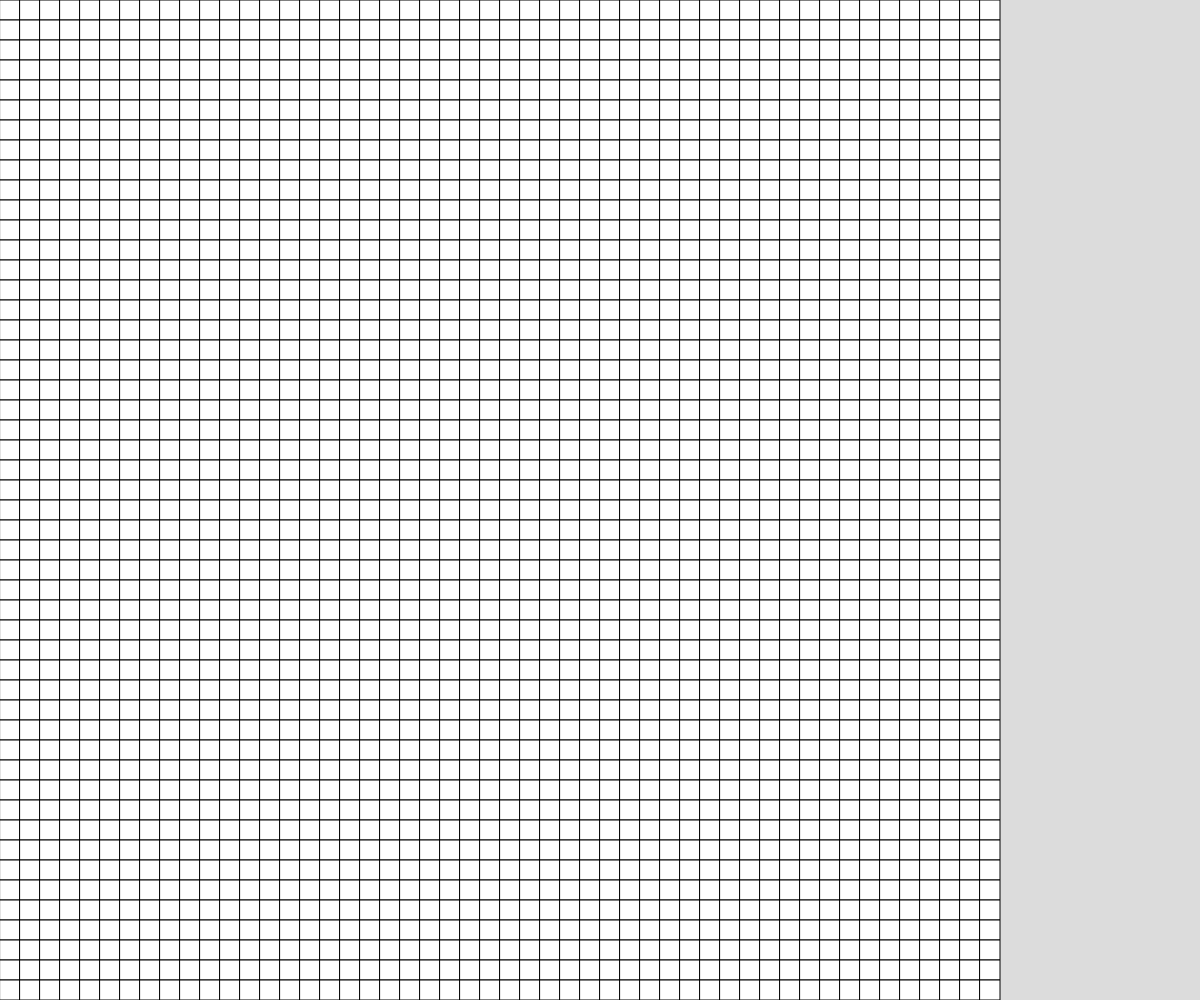
Frame 1 (no input)
Frame 60 (no input): identical to frame 1, image omitted
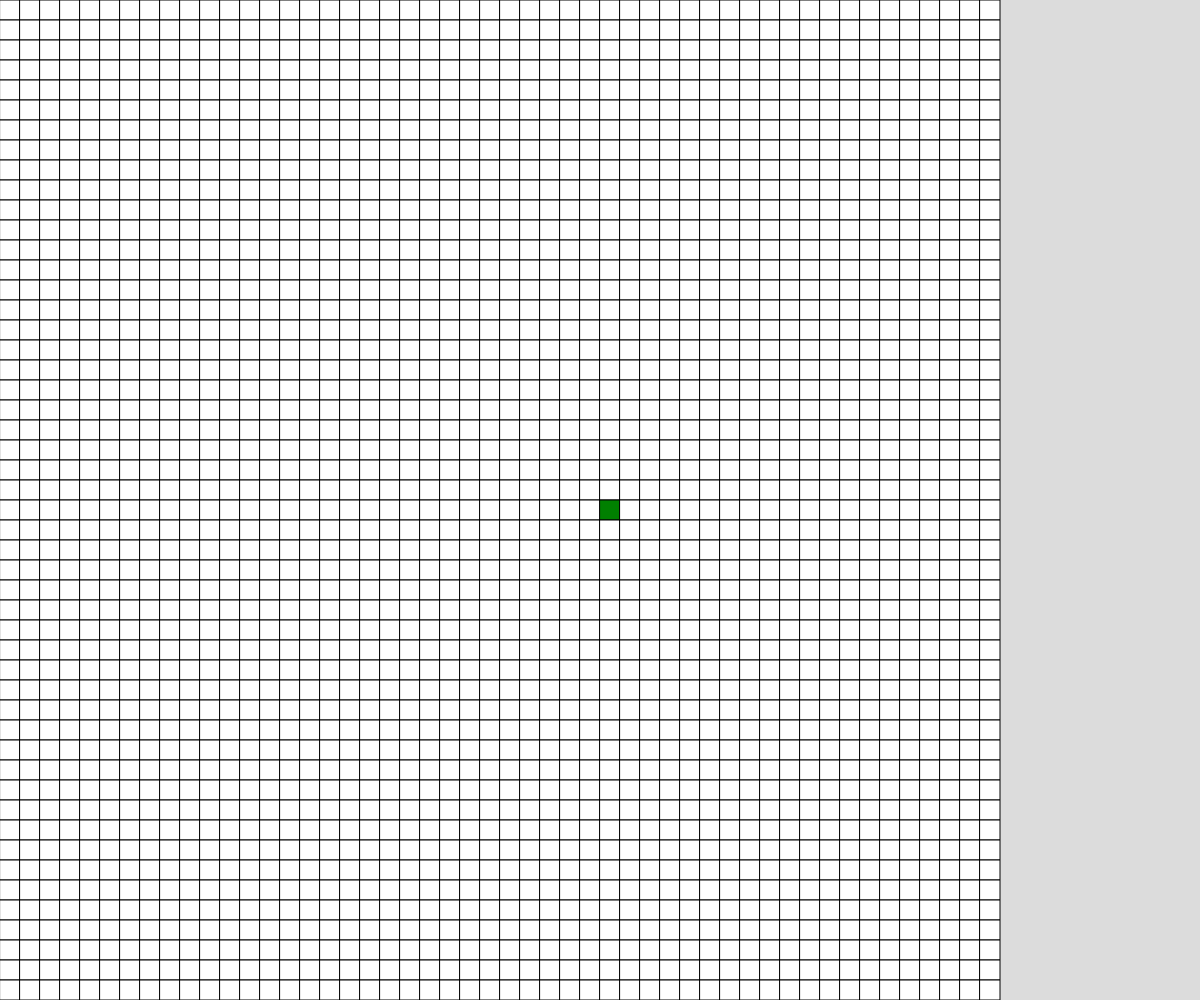
Frame 120 (the mouse pressed at the canvas centre since frame 60)

The p5.js sketch that drew these frames (run headless with seeded random() and noise() and a simulated clock; from frame 60 on, the mouse is pressed at the canvas centre):

// p5.js sketch
// ── sketch.js
// Project Title
// Your Name
// Date
//
// Extra for Experts:
// - describe what you did to take this project "above and beyond"


//  saveJSON
//  Save Local storage
//  https://cs30.wmcicompsci.ca/reference/strings.html

// number key
//  0, white = open space
//  1, green = obstacle (tree)
//  4, blue = obstacle (water)
//  5, black = wall (concrete) 
//  6, aqua = wall (ice) 
//  7, brown = wall (grass/dirt) 


let gridLayerOne;
let gridLayerTwo;
let cellSize;
let screenMode;


let border;
const GRID_SIZE = 50;

let colourChoiceBox1 = {
  x: 0,
  y: 0,
  w: 0,
  h: 0,
  colour: "green",
  state: 1
};

let drawState = {
  state: 1,
  colour: "green",
};

let ChoiceBoxes = [];

function setup() {
  createCanvas(windowWidth, windowHeight);
  if (height < width){
    cellSize = height/GRID_SIZE;
    screenMode = "landscape";
  }
  else {
    cellSize = width/GRID_SIZE;
    screenMode = "portrait";
  }
  gridLayerOne = generateEmptyGrid(GRID_SIZE, GRID_SIZE);
  gridLayerTwo = generateEmptyGrid(GRID_SIZE, GRID_SIZE);

  border = cellSize;

  colourChoiceBox1.w = GRID_SIZE *cellSize / 8 - border;
  colourChoiceBox1.h = GRID_SIZE *cellSize / 8 - border;

  if (screenMode === "portrait"){
    colourChoiceBox1.x = border;
    colourChoiceBox1.y = GRID_SIZE * cellSize + border ;
    ChoiceBoxes.push(colourChoiceBox1);

    //  MAKE NEATER
    let colourChoiceBox2 = structuredClone(colourChoiceBox1);
    colourChoiceBox2.x += colourChoiceBox1.w + border;
    colourChoiceBox2.colour = "blue";
    colourChoiceBox2.state = 4;
    ChoiceBoxes.push(colourChoiceBox2);

    let colourChoiceBox3 = structuredClone(colourChoiceBox2);
    colourChoiceBox3.x += colourChoiceBox2.w + border;
    colourChoiceBox3.colour = "black";
    colourChoiceBox3.state = 5;
    ChoiceBoxes.push(colourChoiceBox3);


    let colourChoiceBox4 = structuredClone(colourChoiceBox3);
    colourChoiceBox4.x += colourChoiceBox3.w + border;
    colourChoiceBox4.colour = "aqua";
    colourChoiceBox4.state = 6;
    ChoiceBoxes.push(colourChoiceBox4);

    let colourChoiceBox5 = structuredClone(colourChoiceBox4);
    colourChoiceBox5.x += colourChoiceBox4.w + border;
    colourChoiceBox5.colour = "brown";
    colourChoiceBox5.state = 7;
    ChoiceBoxes.push(colourChoiceBox5);
  }

  else if (screenMode === "landscape"){
    colourChoiceBox1.x = border;
    colourChoiceBox1.y = GRID_SIZE * cellSize + border ;
  }
}

function draw() {
  background(220);
  // displayGrid(gridLayerOne);
  displayGrid(gridLayerTwo);
  chooseDrawState();
}

function mousePressed(){
  if (mouseButton === LEFT){
    ifClicked(mouseX, mouseY, gridLayerTwo);
  }
  else if (mouseButton === CENTER){
    floodFillActivation(floor(mouseX/cellSize), floor(mouseY/cellSize), gridLayerTwo);
  }
}

function keyTyped(){
  if (key === "e"){
    gridLayerTwo = generateEmptyGrid(GRID_SIZE, GRID_SIZE);
  }

  // else if (key === "d"){
  //   drawShape();
  // }
}

function floodFillActivation(x, y, grid,){
  if (grid[y][x] !== 1){
    floodFill(x, y, grid);
  }
}

function floodFill(x, y, grid){
  let rows = grid.length;
  let cols = grid[0].length;
  
  if (x < 0 || x >= rows || y < 0 || y >= cols || grid[y][x] === 1){
    return;
  }
  else{
    grid[y][x] = 1;
    floodFill(x+1, y, grid);
    floodFill(x, y+1, grid);
    floodFill(x-1, y, grid);
    floodFill(x, y-1, grid);
  }
}

//  THE SAME AS TOGGLECELL
function ifClicked(xLoc, yLoc, grid){
  //  check that the click is within the grid then toggle to whatever the draw state is.  if the same colour as draw state is clicked, erase

  let XLocation = floor(xLoc/cellSize);
  let YLocation = floor(yLoc/cellSize);
  let rows = grid.length;
  let cols = grid[0].length;

  if (XLocation > 0 && XLocation < cols && YLocation > 0 && YLocation < rows){
    if (grid[YLocation][XLocation] === drawState.state){
      grid[YLocation][XLocation] = 0;
    }
    else{
      grid[YLocation][XLocation] = drawState.state;
    }
  }
}

function whileMousePressed(x, y, w, h){
  //  While the mouse is clicking inside the box, return true
  
  return mouseX > x && mouseX < x + w && mouseY > y && mouseY < y + h && mouseIsPressed;
}

function chooseDrawState(){
  //  Draws the coloured boxes, if the boxes are clicked, set the colour and state values to the colour of box clicked
  for (let i of ChoiceBoxes){
    fill(i.colour);
    rect(i.x, i.y, i.w, i.h);
    if (whileMousePressed(i.x, i.y, i.w, i.h)){
      drawState.state = i.state;
      drawState.colour = i.colour;
    }
  }
}

function generateEmptyGrid(cols, rows){
  //  Generates an empty grid
  let randomArray = [];
  for (let y = 0; y < cols; y++){
    randomArray.push([]);
    for(let x = 0; x < rows; x++){
      randomArray[y].push(0);
    }
  }
  return randomArray;
}


function toggleCell(x, y, grid){
  //  check that the click is within the grid then toggle to whatever the draw state is.  if the same colour as draw state is clicked, erase
  if(x >= 0 && x < GRID_SIZE && y >= 0 && y < GRID_SIZE){
    if (grid[y][x] === drawState.state){
      grid[y][x] = 0;
    }
    else{
      grid[y][x] = drawState.state;
      console.log(drawState, grid[y][x]);
    }
  }
}


function displayGrid(grid){
  //  fills the grid in whatever colour dependent on draw state
  for (let y = 0; y < GRID_SIZE; y++){
    for (let x = 0; x < GRID_SIZE; x++){
      if (grid[y][x] === 1){
        fill("green");
      }
      else if (grid[y][x] === 4){
        fill("blue");
      }
      else if (grid[y][x] === 5){
        fill("black");
      }
      else if (grid[y][x] === 6){
        fill("aqua");
      }
      else if (grid[y][x] === 7){
        fill("brown");
      }
      else{
        fill("white");
      }
      rect(x*cellSize, y*cellSize, cellSize, cellSize);
    }
  }
}
